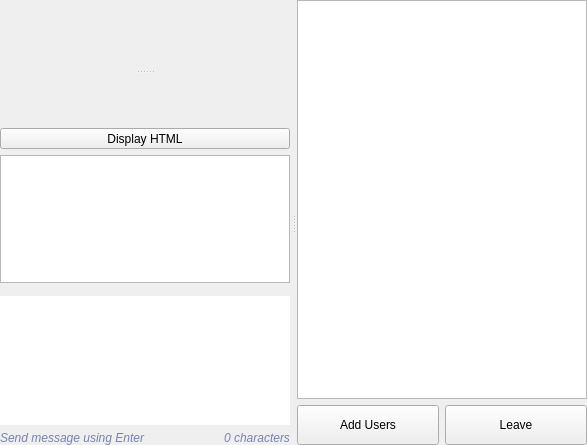
<?xml version="1.0" encoding="UTF-8"?>
<ui version="4.0">
 <class>ChatRoomWindow</class>
 <widget class="QWidget" name="ChatRoomWindow">
  <property name="geometry">
   <rect>
    <x>0</x>
    <y>0</y>
    <width>587</width>
    <height>445</height>
   </rect>
  </property>
  <property name="windowTitle">
   <string>Form</string>
  </property>
  <layout class="QVBoxLayout" name="verticalLayout_2">
   <property name="spacing">
    <number>0</number>
   </property>
   <property name="leftMargin">
    <number>0</number>
   </property>
   <property name="topMargin">
    <number>0</number>
   </property>
   <property name="rightMargin">
    <number>0</number>
   </property>
   <property name="bottomMargin">
    <number>0</number>
   </property>
   <item>
    <widget class="QSplitter" name="vSplitter">
     <property name="orientation">
      <enum>Qt::Horizontal</enum>
     </property>
     <property name="handleWidth">
      <number>7</number>
     </property>
     <property name="childrenCollapsible">
      <bool>false</bool>
     </property>
     <widget class="QSplitter" name="hSplitter">
      <property name="orientation">
       <enum>Qt::Vertical</enum>
      </property>
      <property name="handleWidth">
       <number>7</number>
      </property>
      <property name="childrenCollapsible">
       <bool>false</bool>
      </property>
      <widget class="QWidget" name="layoutWidget_4">
       <layout class="QVBoxLayout" name="vLayoutMsgLog">
        <property name="spacing">
         <number>0</number>
        </property>
        <item>
         <widget class="QWidget" name="widgetLog" native="true">
          <property name="sizePolicy">
           <sizepolicy hsizetype="Expanding" vsizetype="Expanding">
            <horstretch>0</horstretch>
            <verstretch>0</verstretch>
           </sizepolicy>
          </property>
          <property name="minimumSize">
           <size>
            <width>0</width>
            <height>54</height>
           </size>
          </property>
          <layout class="QVBoxLayout" name="widgetLog_layout">
           <property name="spacing">
            <number>0</number>
           </property>
           <property name="leftMargin">
            <number>0</number>
           </property>
           <property name="topMargin">
            <number>0</number>
           </property>
           <property name="rightMargin">
            <number>0</number>
           </property>
           <property name="bottomMargin">
            <number>0</number>
           </property>
          </layout>
         </widget>
        </item>
        <item>
         <widget class="QLabel" name="labelInfo">
          <property name="autoFillBackground">
           <bool>true</bool>
          </property>
          <property name="alignment">
           <set>Qt::AlignCenter</set>
          </property>
         </widget>
        </item>
       </layout>
      </widget>
      <widget class="QWidget" name="widgetForm" native="true">
       <layout class="QGridLayout" name="gridLayout">
        <item row="3" column="0" colspan="2">
         <widget class="QTextEdit" name="textEditMain"/>
        </item>
        <item row="1" column="0" colspan="2">
         <widget class="QWidget" name="widgetToolBar" native="true">
          <property name="minimumSize">
           <size>
            <width>0</width>
            <height>40</height>
           </size>
          </property>
          <property name="maximumSize">
           <size>
            <width>16777214</width>
            <height>40</height>
           </size>
          </property>
          <layout class="QHBoxLayout" name="toolBarLayout">
           <property name="leftMargin">
            <number>0</number>
           </property>
           <property name="topMargin">
            <number>0</number>
           </property>
           <property name="rightMargin">
            <number>0</number>
           </property>
           <property name="bottomMargin">
            <number>0</number>
           </property>
          </layout>
         </widget>
        </item>
        <item row="0" column="0" colspan="2">
         <widget class="QLabel" name="labelDividerTop">
          <property name="sizePolicy">
           <sizepolicy hsizetype="Preferred" vsizetype="Fixed">
            <horstretch>0</horstretch>
            <verstretch>0</verstretch>
           </sizepolicy>
          </property>
          <property name="minimumSize">
           <size>
            <width>0</width>
            <height>1</height>
           </size>
          </property>
          <property name="maximumSize">
           <size>
            <width>16777215</width>
            <height>1</height>
           </size>
          </property>
         </widget>
        </item>
        <item row="4" column="0" colspan="2">
         <widget class="QLabel" name="labelDividerBottom">
          <property name="sizePolicy">
           <sizepolicy hsizetype="Preferred" vsizetype="Fixed">
            <horstretch>0</horstretch>
            <verstretch>0</verstretch>
           </sizepolicy>
          </property>
          <property name="minimumSize">
           <size>
            <width>0</width>
            <height>1</height>
           </size>
          </property>
          <property name="maximumSize">
           <size>
            <width>16777215</width>
            <height>1</height>
           </size>
          </property>
         </widget>
        </item>
        <item row="5" column="0" colspan="2">
         <widget class="QTextEdit" name="textBoxMessage">
          <property name="sizePolicy">
           <sizepolicy hsizetype="Expanding" vsizetype="Minimum">
            <horstretch>0</horstretch>
            <verstretch>0</verstretch>
           </sizepolicy>
          </property>
          <property name="minimumSize">
           <size>
            <width>0</width>
            <height>50</height>
           </size>
          </property>
          <property name="frameShape">
           <enum>QFrame::NoFrame</enum>
          </property>
          <property name="tabChangesFocus">
           <bool>true</bool>
          </property>
          <property name="acceptRichText">
           <bool>false</bool>
          </property>
         </widget>
        </item>
        <item row="6" column="0">
         <widget class="QLabel" name="labelSendKey">
          <property name="sizePolicy">
           <sizepolicy hsizetype="MinimumExpanding" vsizetype="Maximum">
            <horstretch>0</horstretch>
            <verstretch>0</verstretch>
           </sizepolicy>
          </property>
          <property name="styleSheet">
           <string notr="true">color: rgb(120, 130, 175);
font: italic;</string>
          </property>
          <property name="text">
           <string>Send message using Enter</string>
          </property>
         </widget>
        </item>
        <item row="6" column="1" alignment="Qt::AlignRight">
         <widget class="QLabel" name="labelCountChars">
          <property name="sizePolicy">
           <sizepolicy hsizetype="Preferred" vsizetype="Maximum">
            <horstretch>0</horstretch>
            <verstretch>0</verstretch>
           </sizepolicy>
          </property>
          <property name="styleSheet">
           <string notr="true">color: rgb(120, 130, 175);
font: italic;</string>
          </property>
          <property name="text">
           <string>0 characters</string>
          </property>
         </widget>
        </item>
        <item row="2" column="0" colspan="2">
         <widget class="QToolButton" name="toolButton">
          <property name="sizePolicy">
           <sizepolicy hsizetype="Preferred" vsizetype="Fixed">
            <horstretch>0</horstretch>
            <verstretch>0</verstretch>
           </sizepolicy>
          </property>
          <property name="text">
           <string>Display HTML</string>
          </property>
         </widget>
        </item>
       </layout>
      </widget>
     </widget>
     <widget class="QWidget" name="widgetUsersSidebar" native="true">
      <layout class="QVBoxLayout" name="verticalLayout">
       <item>
        <widget class="lmcUserTreeWidget" name="treeWidgetUserList">
         <property name="horizontalScrollBarPolicy">
          <enum>Qt::ScrollBarAlwaysOff</enum>
         </property>
         <property name="indentation">
          <number>0</number>
         </property>
         <property name="animated">
          <bool>true</bool>
         </property>
         <property name="allColumnsShowFocus">
          <bool>true</bool>
         </property>
         <attribute name="headerVisible">
          <bool>false</bool>
         </attribute>
         <column>
          <property name="text">
           <string notr="true">Contacts</string>
          </property>
         </column>
        </widget>
       </item>
       <item>
        <widget class="QWidget" name="widget" native="true">
         <property name="minimumSize">
          <size>
           <width>0</width>
           <height>40</height>
          </size>
         </property>
         <layout class="QHBoxLayout" name="horizontalLayout">
          <property name="leftMargin">
           <number>0</number>
          </property>
          <property name="topMargin">
           <number>0</number>
          </property>
          <property name="rightMargin">
           <number>0</number>
          </property>
          <property name="bottomMargin">
           <number>0</number>
          </property>
          <item>
           <widget class="ThemedButton" name="buttonAddUsers">
            <property name="sizePolicy">
             <sizepolicy hsizetype="Preferred" vsizetype="Preferred">
              <horstretch>0</horstretch>
              <verstretch>0</verstretch>
             </sizepolicy>
            </property>
            <property name="minimumSize">
             <size>
              <width>0</width>
              <height>25</height>
             </size>
            </property>
            <property name="toolTip">
             <string>Add people to this conversation</string>
            </property>
            <property name="text">
             <string>Add Users</string>
            </property>
           </widget>
          </item>
          <item>
           <widget class="ThemedButton" name="buttonLeave">
            <property name="sizePolicy">
             <sizepolicy hsizetype="Preferred" vsizetype="Preferred">
              <horstretch>0</horstretch>
              <verstretch>0</verstretch>
             </sizepolicy>
            </property>
            <property name="minimumSize">
             <size>
              <width>0</width>
              <height>25</height>
             </size>
            </property>
            <property name="toolTip">
             <string>Leave this conversation</string>
            </property>
            <property name="text">
             <string>Leave</string>
            </property>
           </widget>
          </item>
         </layout>
        </widget>
       </item>
      </layout>
     </widget>
    </widget>
   </item>
  </layout>
 </widget>
 <customwidgets>
  <customwidget>
   <class>ThemedButton</class>
   <extends>QToolButton</extends>
   <header location="global">themedbutton.h</header>
  </customwidget>
  <customwidget>
   <class>lmcUserTreeWidget</class>
   <extends>QTreeWidget</extends>
   <header>usertreewidget.h</header>
  </customwidget>
 </customwidgets>
 <resources/>
 <connections/>
</ui>
